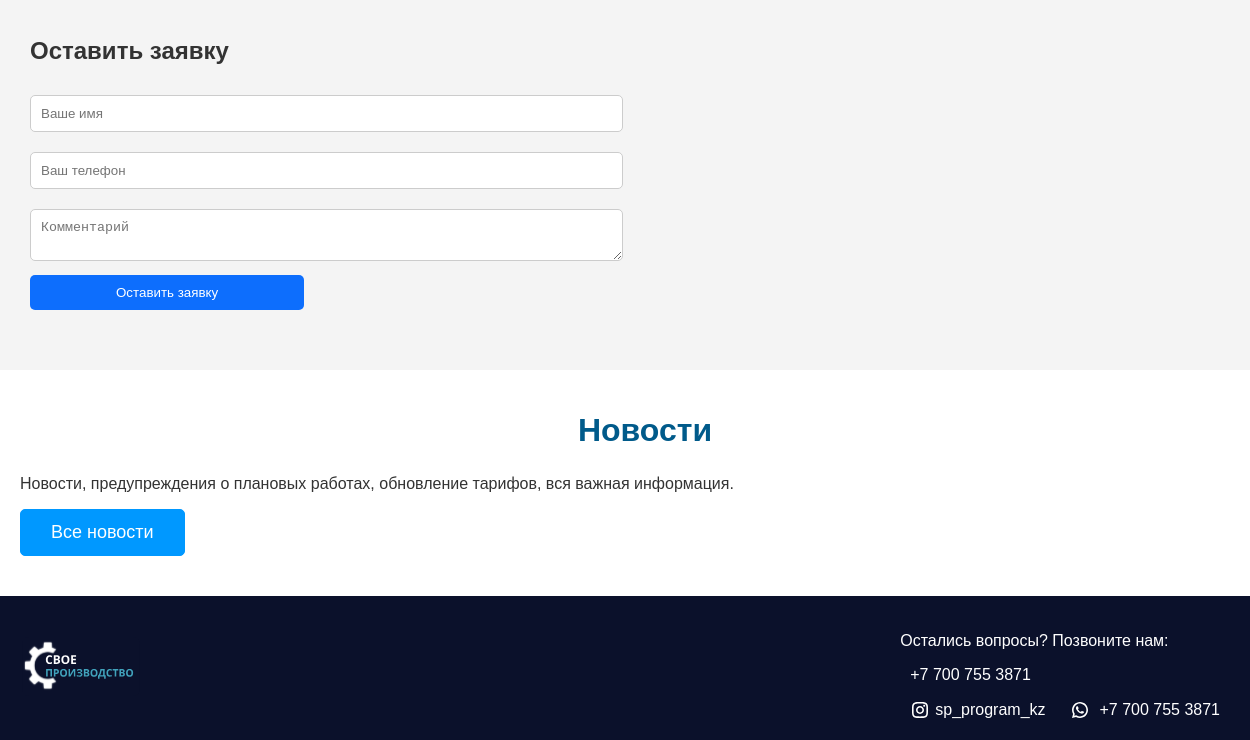
/ (lower part), run on an earlier commit of the app's database.
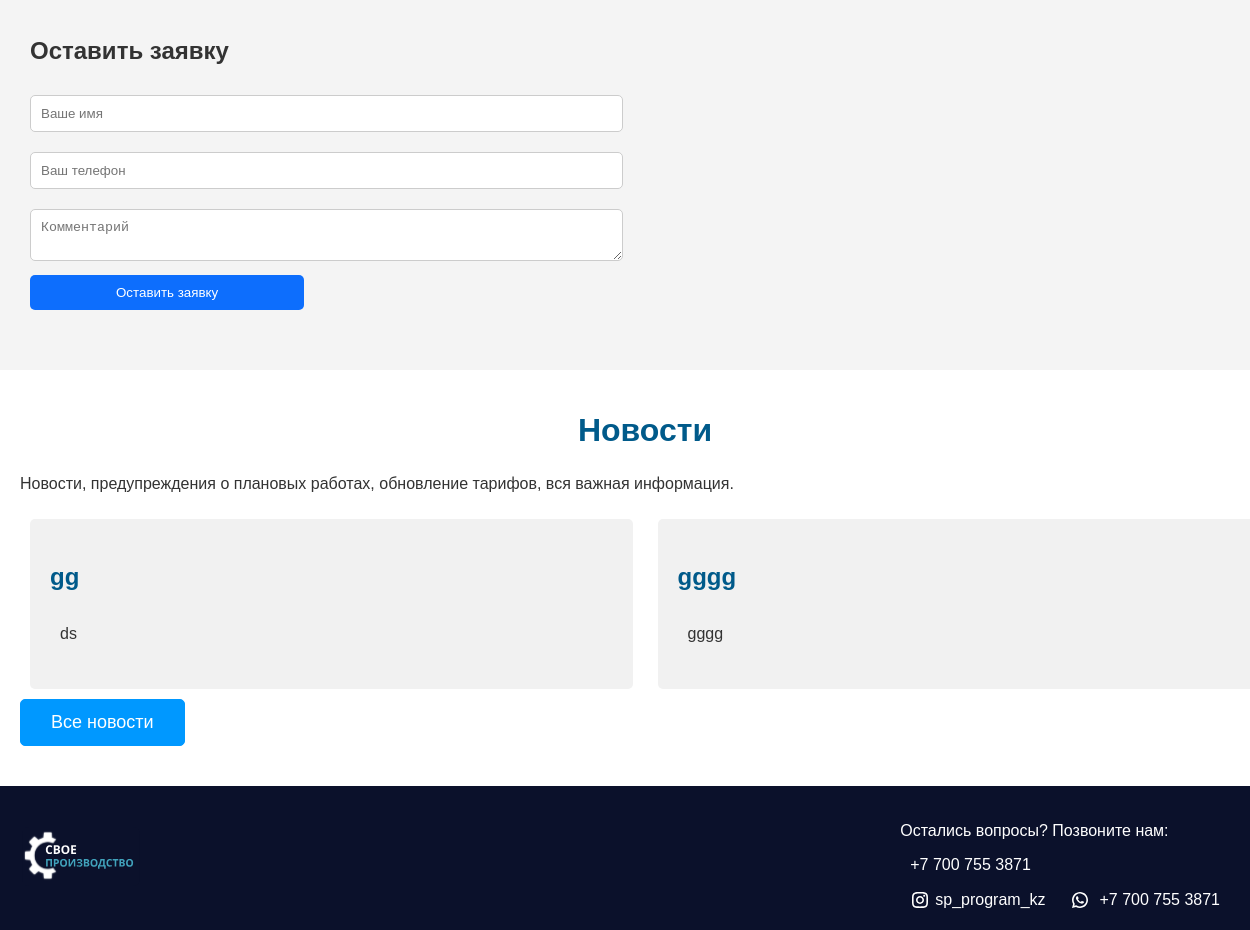
And on a later commit of the database.
### tables this page shows
CREATE TABLE news (
            id INTEGER PRIMARY KEY AUTOINCREMENT,
            title TEXT NOT NULL,
            content TEXT NOT NULL,
            date TIMESTAMP DEFAULT CURRENT_TIMESTAMP
        );

### flask_app/app.py (the view)
@app.route('/')
def home():
    conn = get_db_connection()
    cur = conn.cursor()
    cur.execute('SELECT title, date, content FROM news ORDER BY date DESC LIMIT 2;')
    data = cur.fetchall()
    conn.close()
    return render_template('index.html', data=data)

### flask_app/app.py (called while the page is built)
def get_db_connection():
    conn = sqlite3.connect(r'C:\Users\kotonai\Downloads\project\database\db.sqlite3')
    conn.row_factory = sqlite3.Row  # Для доступа к данным по имени столбца
    return conn

### flask_app/templates/index.html (shortened to what this page needs)
{% extends 'base.html' %}
{% block extra_styles %}
<link rel="stylesheet" href="{{ url_for('static', filename='css/modal.css') }}">
<link rel="stylesheet" href="{{ url_for('static', filename='css/index.css') }}">
{% endblock %}
{% block content %}
<section class="contact-form" id="contact">
    <h2>Оставить заявку</h2>
    <div class="form-container">
        <form class="form" method="POST" action="/submit_application">
            <input type="text" name="name" placeholder="Ваше имя" required aria-label="Ваше имя">
            <input type="tel" name="phone" placeholder="Ваш телефон" required aria-label="Ваш телефон">
            <textarea id="comment-field" name="comment" placeholder="Комментарий" required aria-label="Комментарий"></textarea>
            <button type="submit" class="btn-submit">Оставить заявку</button>
        </form>
    </div>
</section>
<section class="news-block">
    <h2>Новости</h2>
    <p>Новости, предупреждения о плановых работах, обновление тарифов, вся важная информация.</p>
    <div class="news-items">
        {% for news_item in data %}
        <div class="news-item">
            <h3>{{ news_item[0] }}</h3>
            <pre>{{ news_item[2] }}</pre>
        </div>
        {% endfor %}
    </div>
    <a href="news" class="btn-news">Все новости</a>
</section>
{% endblock %}

What changed in the data, as far as the page shows it:
added news: title "gg", content "ds"
added news: title "gggg", content "gggg"
